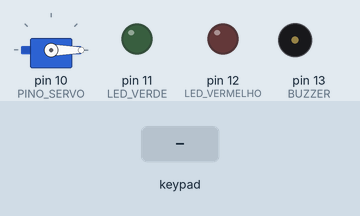
Recording of a sketch running on a simulated Arduino Uno, built with avr-gcc and run on an emulated ATmega328P. Parts: servo, output pins drawn as LEDs (lit = HIGH), buzzer (waves = sounding). Inputs (shaded band) come from the test bench. What the sketch prints to the serial monitor is not drawn.

Above: at 1.2 s.
1.3 s: key '#' pressed
At 1.4 s:
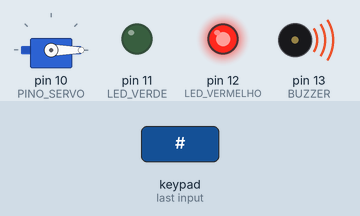
At 2.8 s:
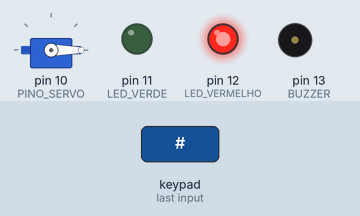
4.3 s: keypad keys 1 2 3 4 # pressed 0.4 s apart
At 7.2 s:
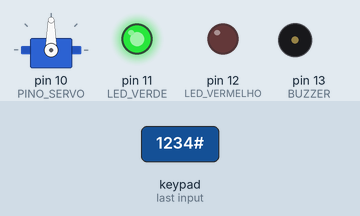
Timing chart, 0 to 10.4 s (numbered marks = the images above; inputs shaded):
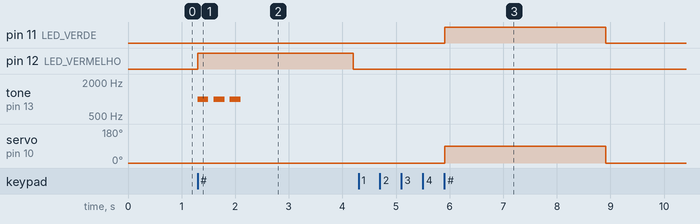

Measured:
- after the input at 1.3 s, pin 12 (LED_VERMELHO): LOW → HIGH at once, → LOW 2.9 s later; tone on pin 13 (BUZZER): alternates 1000 Hz for 0.20 s and silent for 0.10 s, 6 changes in all, then stays silent, starting at once
- after the input at 4.3 s, pin 11 (LED_VERDE): LOW → HIGH after 1.6 s, → LOW 3.0 s later; servo on pin 10 (PINO_SERVO): 0° → 90° after 1.6 s, → 0° 3.0 s later

The sketch:

cofre.ino
```cpp
#include <Keypad.h>
#include <Servo.h>

String SENHA    = "1234";
String digitada = "";
int    erros    = 0;

Servo trava;
const int PINO_SERVO   = 10;
const int LED_VERDE    = 11;
const int LED_VERMELHO = 12;
const int BUZZER       = 13;

const byte LINHAS  = 4;
const byte COLUNAS = 4;

char teclas[LINHAS][COLUNAS] = {
  {'1','2','3','A'},
  {'4','5','6','B'},
  {'7','8','9','C'},
  {'*','0','#','D'}
};

byte pinosLinhas[LINHAS]   = {9, 8, 7, 6};
byte pinosColunas[COLUNAS] = {5, 4, 3, 2};

Keypad teclado = Keypad(makeKeymap(teclas), pinosLinhas, pinosColunas, LINHAS, COLUNAS);

void setup() {
  pinMode(LED_VERDE, OUTPUT);
  pinMode(LED_VERMELHO, OUTPUT);
  pinMode(BUZZER, OUTPUT);

  trava.attach(PINO_SERVO);
  trava.write(0);

  Serial.begin(9600);
  Serial.println("===== COFRE ELETRONICO =====");
  Serial.println("Digite a senha e pressione # para confirmar");
  Serial.println("(Pressione * para apagar)");
}

void loop() {
  char tecla = teclado.getKey();

  if (tecla) {
    if (tecla == '#') {
      verificarSenha();
    }
    else if (tecla == '*') {
      digitada = "";
      Serial.println("\n[Senha apagada]");
    }
    else {
      digitada += tecla;
      Serial.print("*");
    }
  }
}

void verificarSenha() {
  Serial.println();

  if (digitada == SENHA) {
    abrirCofre();
  } else {
    senhaErrada();
  }

  digitada = "";
}

void abrirCofre() {
  Serial.println(">> SENHA CORRETA! Cofre ABERTO.");
  erros = 0;

  digitalWrite(LED_VERDE, HIGH);
  trava.write(90);

  delay(3000);

  trava.write(0);
  digitalWrite(LED_VERDE, LOW);
  Serial.println("Cofre trancado. Aguardando nova senha...\n");
}

void senhaErrada() {
  erros++;
  Serial.print(">> SENHA ERRADA! Tentativas erradas: ");
  Serial.println(erros);

  digitalWrite(LED_VERMELHO, HIGH);
  tocarAlarme();
  delay(2000);
  digitalWrite(LED_VERMELHO, LOW);

  if (erros >= 3) {
    bloquearSistema();
  } else {
    Serial.println("Tente novamente.\n");
  }
}

void tocarAlarme() {
  for (int i = 0; i < 3; i++) {
    tone(BUZZER, 1000);
    delay(200);
    noTone(BUZZER);
    delay(100);
  }
}

void bloquearSistema() {
  Serial.println("!!! SISTEMA BLOQUEADO POR 30 SEGUNDOS !!!");
  digitalWrite(LED_VERMELHO, HIGH);

  for (int i = 30; i > 0; i--) {
    Serial.print("Desbloqueio em ");
    Serial.print(i);
    Serial.println("s");
    delay(1000);
  }

  digitalWrite(LED_VERMELHO, LOW);
  erros = 0;
  Serial.println("Sistema LIBERADO. Pode tentar novamente.\n");
}
```
